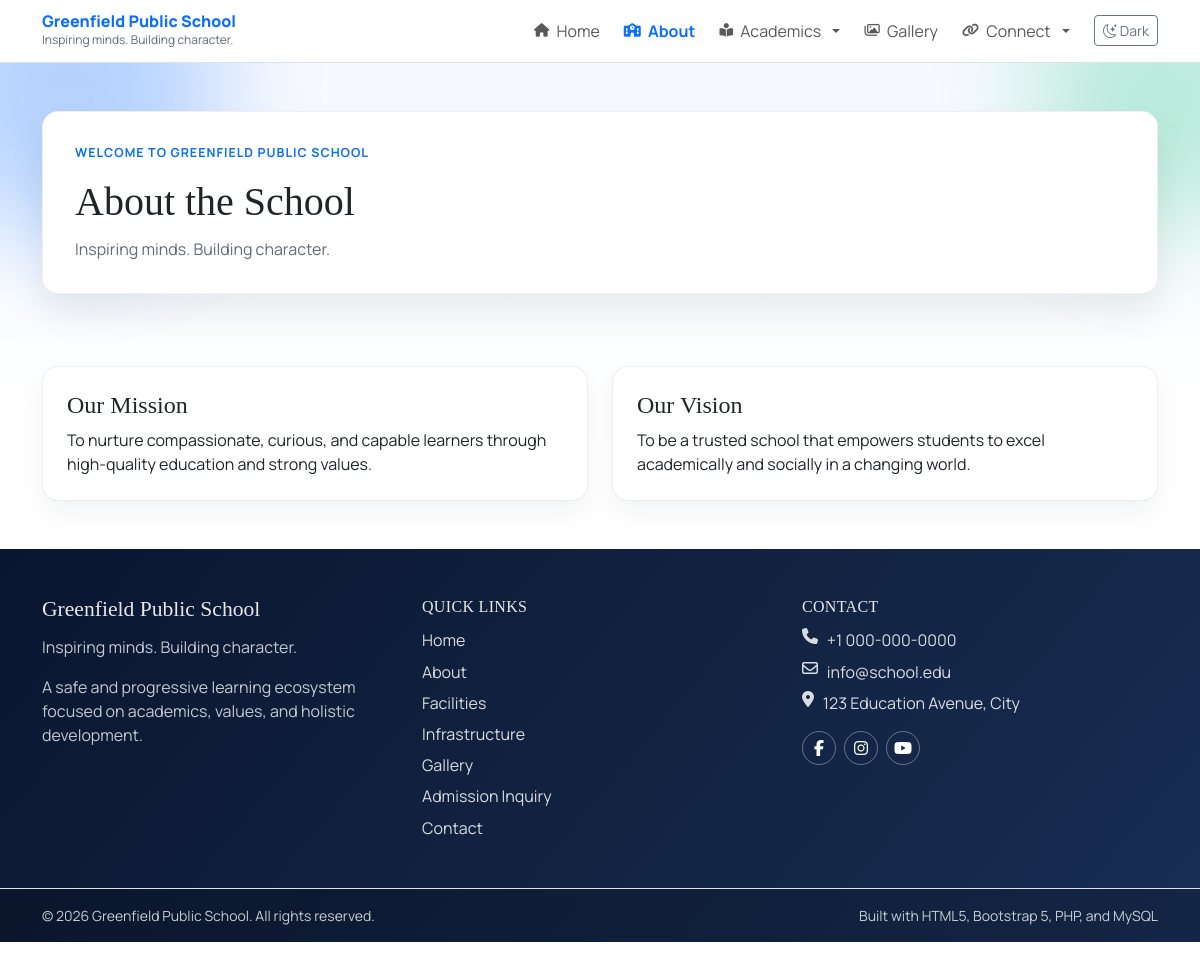
Page /about.php on the committed database.
### tables this page shows
CREATE TABLE IF NOT EXISTS site_settings (
    setting_key VARCHAR(100) PRIMARY KEY,
    setting_value TEXT NOT NULL,
    updated_at TIMESTAMP DEFAULT CURRENT_TIMESTAMP ON UPDATE CURRENT_TIMESTAMP
);

CREATE TABLE IF NOT EXISTS page_sections (
    id INT UNSIGNED AUTO_INCREMENT PRIMARY KEY,
    page_slug VARCHAR(60) NOT NULL,
    section_key VARCHAR(80) NOT NULL,
    title VARCHAR(200) NOT NULL,
    content TEXT NOT NULL,
    image_path VARCHAR(255) DEFAULT NULL,
    is_enabled TINYINT(1) NOT NULL DEFAULT 1,
    sort_order INT NOT NULL DEFAULT 1,
    created_at TIMESTAMP DEFAULT CURRENT_TIMESTAMP,
    updated_at TIMESTAMP DEFAULT CURRENT_TIMESTAMP ON UPDATE CURRENT_TIMESTAMP,
    UNIQUE KEY uniq_page_section (page_slug, section_key),
    KEY idx_page_enabled (page_slug, is_enabled)
);

### config/config.php (called while the page is built, shortened)
<?php
function db(): PDO
{
    static $pdo = null;
    if ($pdo instanceof PDO) {
        return $pdo;
    }
    $host = getenv('DB_HOST') ?: DB_HOST;
    $name = getenv('DB_NAME') ?: DB_NAME;
    $user = getenv('DB_USER') ?: DB_USER;
    $pass = getenv('DB_PASS') ?: DB_PASS;
    $charset = getenv('DB_CHARSET') ?: DB_CHARSET;
    $dsn = "mysql:host={$host};dbname={$name};charset={$charset}";
    $options = [
        PDO::ATTR_ERRMODE => PDO::ERRMODE_EXCEPTION,
        PDO::ATTR_DEFAULT_FETCH_MODE => PDO::FETCH_ASSOC,
        PDO::ATTR_EMULATE_PREPARES => false,
    ];
    $pdo = new PDO($dsn, $user, $pass, $options);
    return $pdo;
}
function base_path(): string
{
    static $base = null;
    if ($base !== null) {
        return $base;
    }
    $projectRoot = str_replace('\\', '/', dirname(__DIR__));
    $documentRoot = str_replace('\\', '/', rtrim((string) ($_SERVER['DOCUMENT_ROOT'] ?? ''), '/'));
    if ($documentRoot !== '' && strpos($projectRoot, $documentRoot) === 0) {
        $relative = trim(substr($projectRoot, strlen($documentRoot)), '/');
        $base = $relative === '' ? '' : '/' . $relative;
    } else {
        $base = '';
    }
    return $base;
}
function url(string $path = ''): string
{
    $cleanPath = ltrim($path, '/');
    $base = base_path();
    return ($base === '' ? '' : $base) . '/' . $cleanPath;
}

### includes/functions.php (called while the page is built, shortened)
<?php
require_once __DIR__ . '/../config/config.php';
function e(?string $value): string
{
    return htmlspecialchars((string) $value, ENT_QUOTES, 'UTF-8');
}
function get_setting(string $key, string $default = ''): string
{
    $stmt = db()->prepare('SELECT setting_value FROM site_settings WHERE setting_key = :key LIMIT 1');
    $stmt->execute(['key' => $key]);
    $value = $stmt->fetchColumn();
    return $value !== false ? (string) $value : $default;
}
function get_sections(string $pageSlug): array
{
    $stmt = db()->prepare(
        'SELECT id, page_slug, section_key, title, content, image_path, is_enabled, sort_order
         FROM page_sections
         WHERE page_slug = :slug
         ORDER BY sort_order ASC, id ASC'
    );
    $stmt->execute(['slug' => $pageSlug]);
    return $stmt->fetchAll();
}
function menu_static_page_options(): array
{
    return [
        'index.php' => 'Home',
        'about.php' => 'About',
        'facilities.php' => 'Facilities',
        'infrastructure.php' => 'Infrastructure',
        'gallery.php' => 'Gallery',
        'admission.php' => 'Admission Inquiry',
        'contact.php' => 'Contact',
    ];
}
function menu_item_href(array $item): string
{
    $type = (string) ($item['item_type'] ?? 'static');
    $linkValue = trim((string) ($item['link_value'] ?? ''));
    if ($type === 'custom_path') {
        if ($linkValue === '' || $linkValue === '#') {
            return '#';
        }
        return url(ltrim($linkValue, '/'));
    }
    $staticOptions = menu_static_page_options();
    $path = $linkValue !== '' ? $linkValue : 'index.php';
    return url($path);
}

### about.php (the view, shortened to what this page needs)
<?php
require_once __DIR__ . '/includes/functions.php';
$pageTitle = 'About the School';
$sections = array_values(array_filter(get_sections('about'), fn(array $s): bool => (int) $s['is_enabled'] === 1));
include __DIR__ . '/includes/header.php';
?>
<section class="container">
    <div class="row g-4">
        <?php if (!$sections): ?>
            <div class="col-12">
                <div class="content-card">
                    <h2>About content coming soon</h2>
                    <p class="mb-0">Add about sections from the admin panel to personalize this page.</p>
                </div>
            </div>
        <?php else: ?>
            <?php foreach ($sections as $section): ?>
                <div class="col-lg-6 reveal">
                    <article class="content-card h-100">
                        <h2 class="h4"><?= e($section['title']) ?></h2>
                        <p class="mb-0"><?= nl2br(e($section['content'])) ?></p>
                    </article>
                </div>
            <?php endforeach; ?>
        <?php endif; ?>
    </div>
</section>
<?php include __DIR__ . '/includes/footer.php'; ?>

### includes/header.php (shortened to what this page needs)
<?php
require_once __DIR__ . '/functions.php';
$pageTitle = $pageTitle ?? 'School Website';
$schoolName = get_setting('school_name', 'Greenfield Public School');
$tagline = get_setting('school_tagline', 'Inspiring minds. Building character.');
$defaultMode = get_setting('default_mode', 'light');
$currentScript = basename($_SERVER['PHP_SELF'] ?? 'index.php');
$hideDefaultHero = $hideDefaultHero ?? false;
$menuTree = get_navigation_menu_tree(true);
$currentSlug = trim((string) ($_GET['slug'] ?? ''));
$requestPath = parse_url((string) ($_SERVER['REQUEST_URI'] ?? ''), PHP_URL_PATH) ?: '/';
$requestPath = '/' . trim((string) $requestPath, '/');
$isMenuItemActive = function (array $item) use (&$isMenuItemActive, $currentScript, $currentSlug, $requestPath): bool {
    $type = (string) ($item['item_type'] ?? 'static');
    $isActive = false;
    if ($type === 'static') {
        $targetScript = basename((string) ($item['link_value'] ?? 'index.php'));
        $isActive = $currentScript === $targetScript;
    } elseif ($type === 'custom_page') {
        $isActive = $currentScript === 'page.php' && $currentSlug !== '' && $currentSlug === (string) ($item['page_slug'] ?? '');
    } elseif ($type === 'custom_path') {
        $relative = trim((string) ($item['link_value'] ?? ''));
        if ($relative !== '' && $relative !== '#' && !preg_match('#^https?://#i', $relative)) {
            $targetPath = parse_url(url(ltrim($relative, '/')), PHP_URL_PATH) ?: '';
            $targetPath = '/' . trim((string) $targetPath, '/');
            $isActive = rtrim($targetPath, '/') === rtrim($requestPath, '/');
        }
    }
    foreach ($item['children'] ?? [] as $child) {
        if ($isMenuItemActive($child)) {
            return true;
        }
    }
    return $isActive;
};
$renderMenu = function (array $items, int $level = 0) use (&$renderMenu, $isMenuItemActive): void {
    foreach ($items as $item) {
        $children = $item['children'] ?? [];
        $hasChildren = !empty($children);
        $isActive = $isMenuItemActive($item);
        $href = menu_item_href($item);
        $icon = trim((string) ($item['icon_class'] ?? ''));
        $openInNew = (int) ($item['open_in_new_tab'] ?? 0) === 1;
        if ($level === 0): ?>
            <?php if ($hasChildren): ?>
                <li class="nav-item dropdown">
                    <a class="nav-link dropdown-toggle <?= $isActive ? 'active' : '' ?>" href="<?= e($href) ?>" data-bs-toggle="dropdown" data-bs-auto-close="outside" aria-expanded="false">
                        <?php if ($icon !== ''): ?><i class="<?= e($icon) ?> nav-icon" aria-hidden="true"></i><?php endif; ?>
                        <span><?= e((string) $item['label']) ?></span>
                    </a>
                </li>
            <?php else: ?>
                <li class="nav-item">
                    <a class="nav-link <?= $isActive ? 'active' : '' ?>" href="<?= e($href) ?>"<?= $openInNew ? ' target="_blank" rel="noopener noreferrer"' : '' ?>>
                        <?php if ($icon !== ''): ?><i class="<?= e($icon) ?> nav-icon" aria-hidden="true"></i><?php endif; ?>
                        <span><?= e((string) $item['label']) ?></span>
                    </a>
                </li>
            <?php endif; ?>
        <?php endif;
    }
};
?>
<!DOCTYPE html>
<html lang="en" data-bs-theme="<?= e($defaultMode) ?>">
<head>
    <link rel="stylesheet" href="https://cdn.jsdelivr.net/npm/bootstrap@5.3.3/dist/css/bootstrap.min.css">
    <link rel="stylesheet" href="https://cdn.jsdelivr.net/npm/bootstrap-icons@1.11.3/font/bootstrap-icons.min.css">
    <link rel="stylesheet" href="https://cdnjs.cloudflare.com/ajax/libs/font-awesome/6.7.2/css/all.min.css">
    <link rel="stylesheet" href="<?= e(url('assets/css/style.css')) ?>">
</head>
<body>
    <header class="site-header">
        <nav class="navbar navbar-expand-lg sticky-top border-bottom bg-body main-navbar" id="mainNavbar">
            <div class="container">
                <a class="navbar-brand d-flex flex-column" href="<?= e(url('index.php')) ?>">
                    <span class="brand-main"><?= e($schoolName) ?></span>
                    <span class="brand-sub"><?= e($tagline) ?></span>
                </a>
                <div class="collapse navbar-collapse" id="mainNav">
                    <ul class="navbar-nav ms-auto align-items-lg-center gap-lg-2 dynamic-menu">
                        <?php $renderMenu($menuTree); ?>
                        <li class="nav-item ms-lg-2">
                            <button class="btn btn-outline-secondary btn-sm theme-toggle" id="themeToggle" type="button">
                                <i class="bi bi-moon-stars"></i>
                                <span>Theme</span>
                            </button>
                        </li>
                    </ul>
                </div>
            </div>
        </nav>
    </header>
    <main class="pb-5">
        <?php if (!$hideDefaultHero): ?>
            <section class="hero-shell py-5">
                <div class="container">
                    <div class="hero-box">
                        <p class="hero-kicker">Welcome to <?= e($schoolName) ?></p>
                        <h1 class="hero-title"><?= e($pageTitle) ?></h1>
                        <p class="hero-copy mb-0"><?= e($tagline) ?></p>
                    </div>
                </div>
            </section>
        <?php endif; ?>

### includes/footer.php (shortened to what this page needs)
<?php
$quickLinks = [];
$collectQuickLinks = function (array $items) use (&$collectQuickLinks, &$quickLinks): void {
    foreach ($items as $item) {
        $href = menu_item_href($item);
        if ($href !== '#') {
            $quickLinks[] = $item;
        }
    }
};
?>
        <footer class="site-footer footer-dark mt-5 border-top">
            <div class="container py-5">
                <div class="row g-4">
                    <div class="col-lg-4">
                        <h3 class="footer-title"><?= e(get_setting('school_name', 'Greenfield Public School')) ?></h3>
                        <p class="footer-copy mb-3"><?= e(get_setting('school_tagline', 'Inspiring minds. Building character.')) ?></p>
                        <p class="footer-copy mb-0">A safe and progressive learning ecosystem focused on academics, values, and holistic development.</p>
                    </div>
                    <div class="col-sm-6 col-lg-4">
                        <h4 class="footer-subtitle">Quick Links</h4>
                        <ul class="footer-link-list">
                            <?php if (!$quickLinks): ?>
                                <li><a href="<?= e(url('index.php')) ?>">Home</a></li>
                                <li><a href="<?= e(url('about.php')) ?>">About</a></li>
                                <li><a href="<?= e(url('admission.php')) ?>">Admission</a></li>
                                <li><a href="<?= e(url('contact.php')) ?>">Contact</a></li>
                            <?php else: ?>
                                <?php foreach ($quickLinks as $item): ?>
                                    <li>
                                        <a href="<?= e(menu_item_href($item)) ?>"<?= (int) ($item['open_in_new_tab'] ?? 0) === 1 ? ' target="_blank" rel="noopener noreferrer"' : '' ?>>
                                            <?= e((string) $item['label']) ?>
                                        </a>
                                    </li>
                                <?php endforeach; ?>
                            <?php endif; ?>
                        </ul>
                    </div>
                    <div class="col-sm-6 col-lg-4">
                        <h4 class="footer-subtitle">Contact</h4>
                        <ul class="footer-contact-list">
                            <li><i class="fa-solid fa-phone"></i> <?= e(get_setting('contact_phone', '+1 000-000-0000')) ?></li>
                            <li><i class="fa-regular fa-envelope"></i> <?= e(get_setting('contact_email', 'info@school.edu')) ?></li>
                            <li><i class="fa-solid fa-location-dot"></i> <?= e(get_setting('contact_address', 'School Campus Address')) ?></li>
                        </ul>
                        <div class="footer-social d-flex gap-2 mt-3">
                            <a href="#" aria-label="Facebook"><i class="fa-brands fa-facebook-f"></i></a>
                            <a href="#" aria-label="Instagram"><i class="fa-brands fa-instagram"></i></a>
                            <a href="#" aria-label="YouTube"><i class="fa-brands fa-youtube"></i></a>
                        </div>
                    </div>
                </div>
            </div>
            <div class="footer-bottom border-top">
                <div class="container py-3 d-flex flex-column flex-md-row justify-content-between gap-2">
                    <p class="mb-0 small">&copy; <?= date('Y') ?> <?= e(get_setting('school_name', 'Greenfield Public School')) ?>. All rights reserved.</p>
                    <p class="mb-0 small">Built with HTML5, Bootstrap 5, PHP, and MySQL</p>
                </div>
            </div>
        </footer>
    </main>
</body>
</html>

### rows in the picture
site_settings: setting_value "Greenfield Public School", setting_value "GREENFIELD PUBLIC SCHOOL"
site_settings: setting_value "Inspiring minds. Building character."
page_sections: title "Our Mission", content "To nurture compassionate, curious, and capable learners through high-quality education and strong values."
page_sections: title "Our Vision", content "To be a trusted school that empowers students to excel academically and socially in a changing world."
site_settings: setting_value "+1 000-000-0000"
site_settings: setting_value "info@school.edu"
site_settings: setting_value "123 Education Avenue, City"

### other values in the picture
$item['label'] "Home"
$item['label'] "About"
$item['label'] "Academics"
$item['label'] "Gallery"
$item['label'] "Connect"
$pageTitle "About the School"
$item['label'] "Facilities"
$item['label'] "Infrastructure"
$item['label'] "Admission Inquiry"
$item['label'] "Contact"
